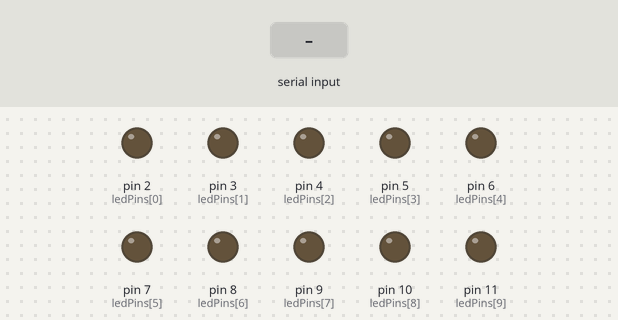
Bench run of a sketch on a simulated Arduino Uno, built with avr-gcc and run on an emulated ATmega328P. Shown: output pins drawn as LEDs (lit = HIGH). The test bench sets the inputs (shaded band).

Above: at 2.1 s.
2.2 s: "1" received over the second serial link
At 2.5 s:
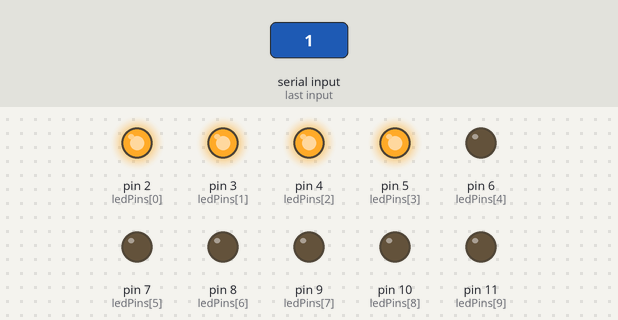
5.2 s: "2" received over the second serial link
At 6.0 s:
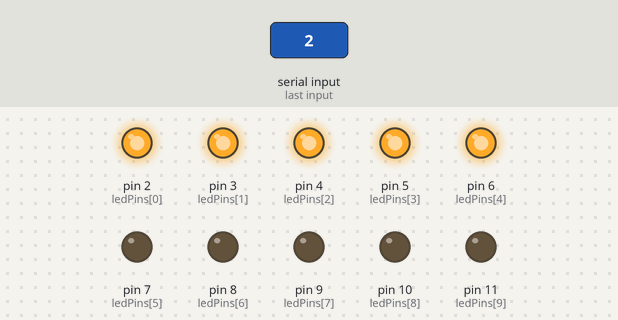
8.2 s: "0" received over the second serial link
At 9.5 s:
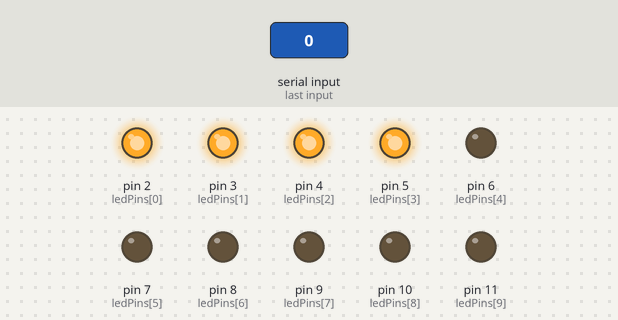
Timing chart, 0 to 11.7 s (numbered marks = the images above; inputs shaded):
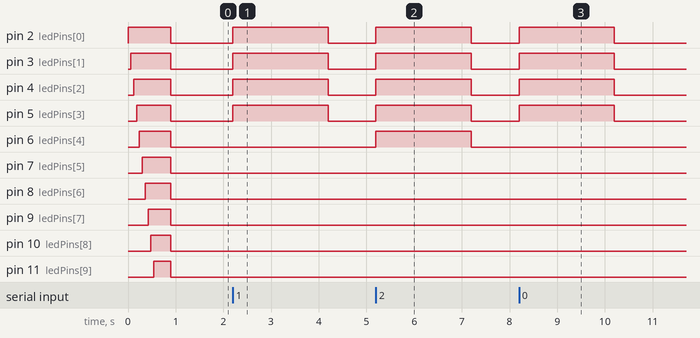

Measured:
- after the input at 2.2 s, pin 2 (ledPins[0]), pin 3 (ledPins[1]), pin 4 (ledPins[2]), pin 5 (ledPins[3]): LOW → HIGH at once, → LOW 2.0 s later
- after the input at 5.2 s, pin 2 (ledPins[0]), pin 3 (ledPins[1]), pin 4 (ledPins[2]), pin 5 (ledPins[3]), pin 6 (ledPins[4]): LOW → HIGH at once, → LOW 2.0 s later
- after the input at 8.2 s, pin 2 (ledPins[0]), pin 3 (ledPins[1]), pin 4 (ledPins[2]), pin 5 (ledPins[3]): LOW → HIGH at once, → LOW 2.0 s later

The sketch:

Arduino_Nano_LED_Bar.ino
```cpp
#include <SoftwareSerial.h>

SoftwareSerial link(12, 13);   // RX = D12 (from ESP32 GPIO 10), TX unused

const byte ledPins[10] = {2, 3, 4, 5, 6, 7, 8, 9, 10, 11};

#define RED_LED_INDEX  9
#define RED_THRESHOLD  95

unsigned long lastData = 0;

void showBar(int duty) {
  // LEDs 1-9: one per 10 %
  int n = duty / 10;

  for (int i = 0; i < 9; i++) {
    digitalWrite(ledPins[i], i < n ? HIGH : LOW);
  }

  // LED 10 (red): on above 95 %
  digitalWrite(ledPins[RED_LED_INDEX],
               duty > RED_THRESHOLD ? HIGH : LOW);
}

void setup() {
  link.begin(9600);

  for (int i = 0; i < 10; i++)
    pinMode(ledPins[i], OUTPUT);

  // Start-up test
  for (int i = 0; i < 10; i++) {
    digitalWrite(ledPins[i], HIGH);
    delay(60);
  }

  delay(300);
  showBar(0);
}

void loop() {
  while (link.available()) {
    int d = link.read();

    if (d >= 0 && d <= 100) {
      showBar(d);
      lastData = millis();
    }
  }

  // If the ESP32 goes silent for 2 s, blank the bar
  if (millis() - lastData > 2000)
    showBar(0);
}
```
